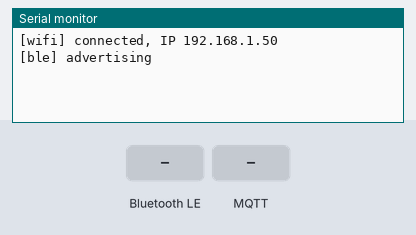
The sketch below on a simulated ESP32-S3. Shown: the last lines printed to the serial monitor. Inputs (shaded band) come from the test bench. WiFi joins after 1.5 s; servers stay silent unless stated; no MQTT or app messages arrive unless stated; nothing arrives over Bluetooth unless stated; a phone connects over Bluetooth LE 3 s after start.

Above: at 2.7 s.
2.8 s: Bluetooth LE write "1" received
At 5.6 s:
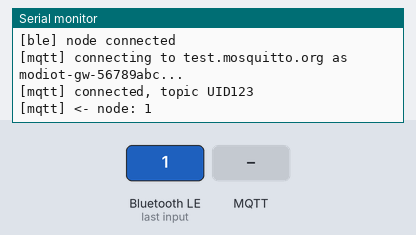
5.8 s: MQTT message "0" arrives on the first subscribed topic
At 7.0 s:
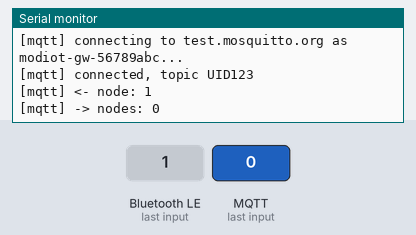
7.3 s: MQTT message "on" arrives on the first subscribed topic
At 8.1 s:
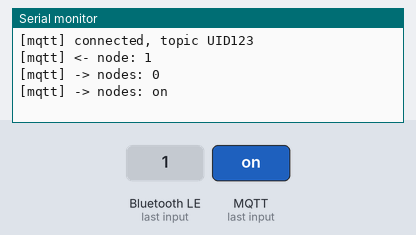
8.8 s: MQTT message "off" arrives on the first subscribed topic
At 9.4 s:
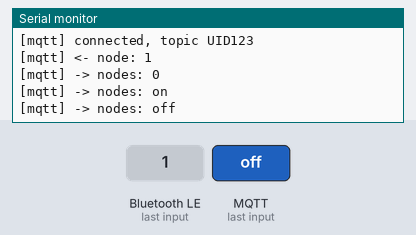

Measured:
- after the input at 2.8 s, the serial monitor: prints a new line after 2.3 s (image 1)
- after the input at 5.8 s, the serial monitor: prints a new line at once (image 2)
- after the input at 7.3 s, the serial monitor: prints a new line at once (image 3)
- after the input at 8.8 s, the serial monitor: prints a new line at once (image 4)

The sketch:

gateway.ino
```cpp
// Modular IoT gateway - ESP32-S3
// BLE server for the nodes, bridged to MQTT over WiFi.
//   Node writes "ID:value" to UPLINK  -> published to MQTT topic KIT_ID
//   Dashboard publishes "ID:value"    -> notified to all nodes on DOWNLINK
// WiFi is configured through the "ModularIoT" setup hotspot (WiFiManager).

#include <atomic>
#include <WiFi.h>
#include <WiFiManager.h>
#include <PubSubClient.h>
#include <BLEDevice.h>
#include <BLEServer.h>
#include <BLE2902.h>
#include "config.h"

#define SERVICE_UUID "4fafc201-1fb5-459e-8fcc-c5c9c331914b"
#define UPLINK_UUID "beb5483e-36e1-4688-b7f5-ea07361b26a8"
#define DOWNLINK_UUID "beb5483e-36e1-4688-b7f5-ea07361b26a9"

constexpr size_t MESSAGE_MAX = 128;
constexpr size_t UPLINK_QUEUE_LENGTH = 32;
constexpr size_t ECHO_FILTER_SIZE = 16;
constexpr uint16_t MQTT_BUFFER_SIZE = 512;

struct UplinkMessage {
  char text[MESSAGE_MAX];
};

WiFiClient wifiClient;
PubSubClient mqtt(wifiClient);
String mqttClientId;
uint32_t lastMqttAttemptMs = 0;

QueueHandle_t uplinkQueue = nullptr;
std::atomic<uint32_t> droppedUplinks{0};
uint32_t reportedDrops = 0;

BLECharacteristic *downlinkChar = nullptr;

// ---- Echo filter ----
// The gateway subscribes to the same topic it publishes on (the dashboard sends commands
// there). Remember our own publishes so their echoes are not forwarded to the nodes.
String recentPublishes[ECHO_FILTER_SIZE];
size_t recentHead = 0;

void rememberPublished(const String &message) {
  recentPublishes[recentHead] = message;
  recentHead = (recentHead + 1) % ECHO_FILTER_SIZE;
}

bool consumeEcho(const String &message) {
  for (String &entry : recentPublishes) {
    if (entry.length() > 0 && entry == message) {
      entry = "";
      return true;
    }
  }
  return false;
}

// ---- BLE ----
class ServerCallbacks : public BLEServerCallbacks {
  void onConnect(BLEServer *) override {
    Serial.println("[ble] node connected");
    BLEDevice::startAdvertising();  // keep accepting more nodes
  }
  void onDisconnect(BLEServer *) override {
    Serial.println("[ble] node disconnected");
    BLEDevice::startAdvertising();
  }
};

// Runs in the BLE task: only queue the message; MQTT is used from loop() only.
class UplinkCallbacks : public BLECharacteristicCallbacks {
  void onWrite(BLECharacteristic *characteristic) override {
    UplinkMessage message{};
    auto value = characteristic->getValue();
    strncpy(message.text, value.c_str(), MESSAGE_MAX - 1);
    if (xQueueSend(uplinkQueue, &message, 0) != pdTRUE) {
      droppedUplinks++;
    }
  }
};

BLECharacteristic *addCharacteristic(BLEService *service, const char *uuid) {
  BLECharacteristic *characteristic = service->createCharacteristic(
      uuid, BLECharacteristic::PROPERTY_READ | BLECharacteristic::PROPERTY_WRITE |
                BLECharacteristic::PROPERTY_NOTIFY);
  characteristic->addDescriptor(new BLE2902());
  return characteristic;
}

void setupBle() {
  BLEDevice::init(BLE_DEVICE_NAME);
  BLEServer *server = BLEDevice::createServer();
  server->setCallbacks(new ServerCallbacks());

  BLEService *service = server->createService(SERVICE_UUID);
  BLECharacteristic *uplinkChar = addCharacteristic(service, UPLINK_UUID);
  uplinkChar->setCallbacks(new UplinkCallbacks());
  downlinkChar = addCharacteristic(service, DOWNLINK_UUID);
  service->start();

  BLEAdvertising *advertising = BLEDevice::getAdvertising();
  advertising->addServiceUUID(SERVICE_UUID);
  advertising->setScanResponse(false);
  advertising->setMinPreferred(0x0);
  BLEDevice::startAdvertising();
  Serial.println("[ble] advertising");
}

// ---- WiFi / MQTT ----
void setupWifi() {
  WiFiManager manager;
  manager.setConfigPortalTimeout(SETUP_PORTAL_TIMEOUT_S);
  if (!manager.autoConnect(SETUP_AP_NAME)) {
    Serial.println("[wifi] not configured/connected - restarting");
    delay(1000);
    ESP.restart();
  }
  WiFi.setAutoReconnect(true);
  Serial.printf("[wifi] connected, IP %s\n", WiFi.localIP().toString().c_str());
}

void onMqttMessage(char *, byte *payload, unsigned int length) {
  const String message(reinterpret_cast<const char *>(payload), length);
  if (consumeEcho(message)) {
    return;
  }
  Serial.printf("[mqtt] -> nodes: %s\n", message.c_str());
  downlinkChar->setValue((uint8_t *)message.c_str(), message.length());
  downlinkChar->notify();
}

void setupMqtt() {
  mqttClientId = String(MQTT_CLIENT_PREFIX) + String((uint32_t)ESP.getEfuseMac(), HEX);
  mqtt.setServer(MQTT_HOST, MQTT_PORT);
  mqtt.setBufferSize(MQTT_BUFFER_SIZE);
  mqtt.setCallback(onMqttMessage);
}

// Non-blocking: one connect attempt every MQTT_RETRY_MS.
void maintainMqtt() {
  if (mqtt.connected()) {
    mqtt.loop();
    return;
  }
  if (WiFi.status() != WL_CONNECTED || millis() - lastMqttAttemptMs < MQTT_RETRY_MS) {
    return;
  }
  lastMqttAttemptMs = millis();
  Serial.printf("[mqtt] connecting to %s as %s...\n", MQTT_HOST, mqttClientId.c_str());
  if (mqtt.connect(mqttClientId.c_str())) {
    mqtt.subscribe(KIT_ID);
    Serial.printf("[mqtt] connected, topic %s\n", KIT_ID);
  } else {
    Serial.printf("[mqtt] failed (state %d)\n", mqtt.state());
  }
}

// Publishes queued node messages. While MQTT is down they wait in the queue.
void forwardUplinks() {
  UplinkMessage message;
  while (mqtt.connected() && xQueueReceive(uplinkQueue, &message, 0) == pdTRUE) {
    String text(message.text);
    text.trim();
    if (text.length() == 0) {
      continue;
    }
    if (mqtt.publish(KIT_ID, text.c_str())) {
      rememberPublished(text);
      Serial.printf("[mqtt] <- node: %s\n", text.c_str());
    } else {
      Serial.printf("[mqtt] publish failed: %s\n", text.c_str());
    }
  }
}

void reportDrops() {
  const uint32_t drops = droppedUplinks.load();
  if (drops != reportedDrops) {
    Serial.printf("[ble] uplink queue full, %lu messages dropped so far\n", (unsigned long)drops);
    reportedDrops = drops;
  }
}

void setup() {
  Serial.begin(115200);
  uplinkQueue = xQueueCreate(UPLINK_QUEUE_LENGTH, sizeof(UplinkMessage));
  if (uplinkQueue == nullptr) {
    Serial.println("Out of memory creating uplink queue - restarting");
    delay(1000);
    ESP.restart();
  }
  setupWifi();
  setupMqtt();
  setupBle();
}

void loop() {
  maintainMqtt();
  forwardUplinks();
  reportDrops();
  delay(10);
}
```

config.h
```cpp
#pragma once
#include <stdint.h>
// Gateway settings. KIT_ID is the MQTT topic and must match the Kit ID in the dashboard.

constexpr const char *KIT_ID = "UID123";

constexpr const char *MQTT_HOST = "test.mosquitto.org";  // public broker, no auth
constexpr uint16_t MQTT_PORT = 1883;
constexpr const char *MQTT_CLIENT_PREFIX = "modiot-gw-";  // + chip MAC, unique per gateway
constexpr uint32_t MQTT_RETRY_MS = 5000;

constexpr const char *SETUP_AP_NAME = "ModularIoT";      // WiFi setup hotspot
constexpr uint16_t SETUP_PORTAL_TIMEOUT_S = 180;         // restart if nobody configures WiFi

constexpr const char *BLE_DEVICE_NAME = "ModularIoT-GW";
```
